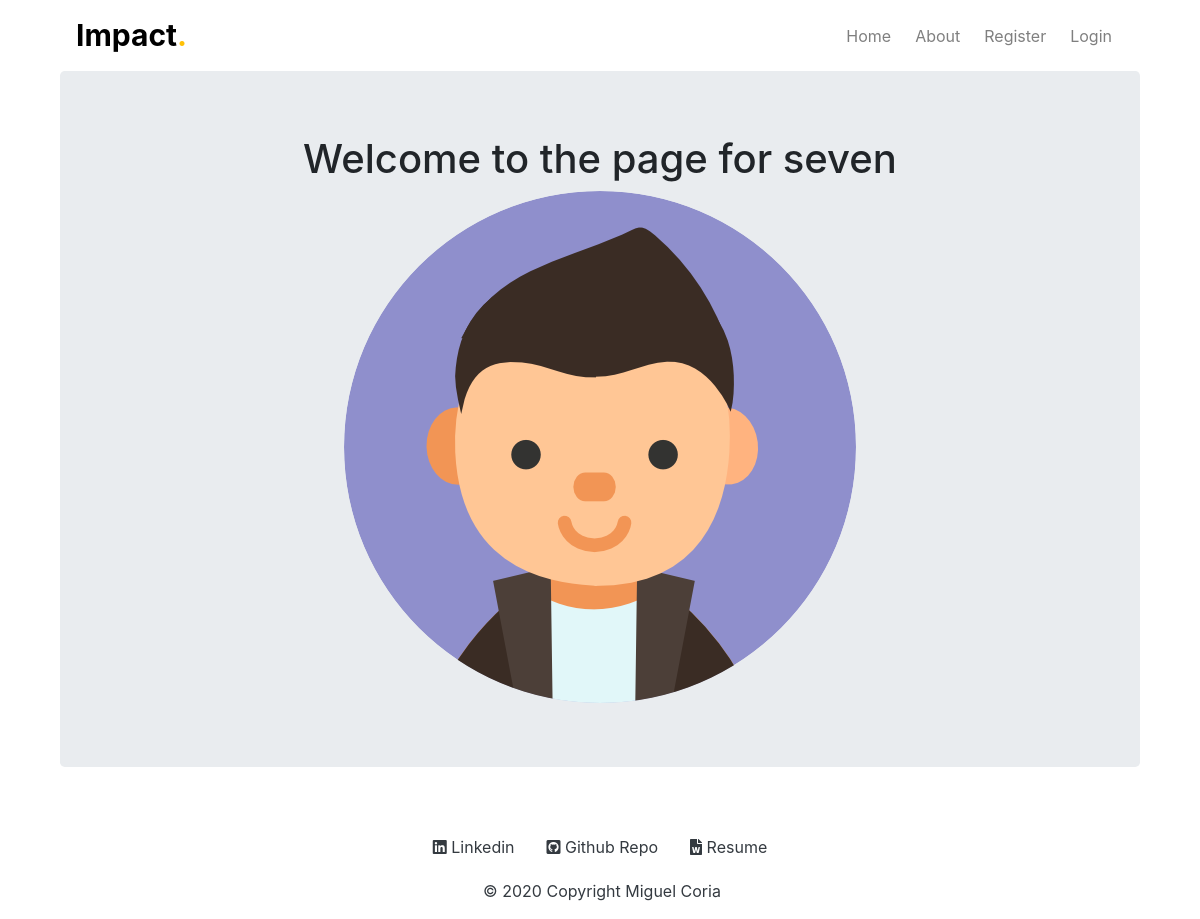
The app's page /seven, older data.
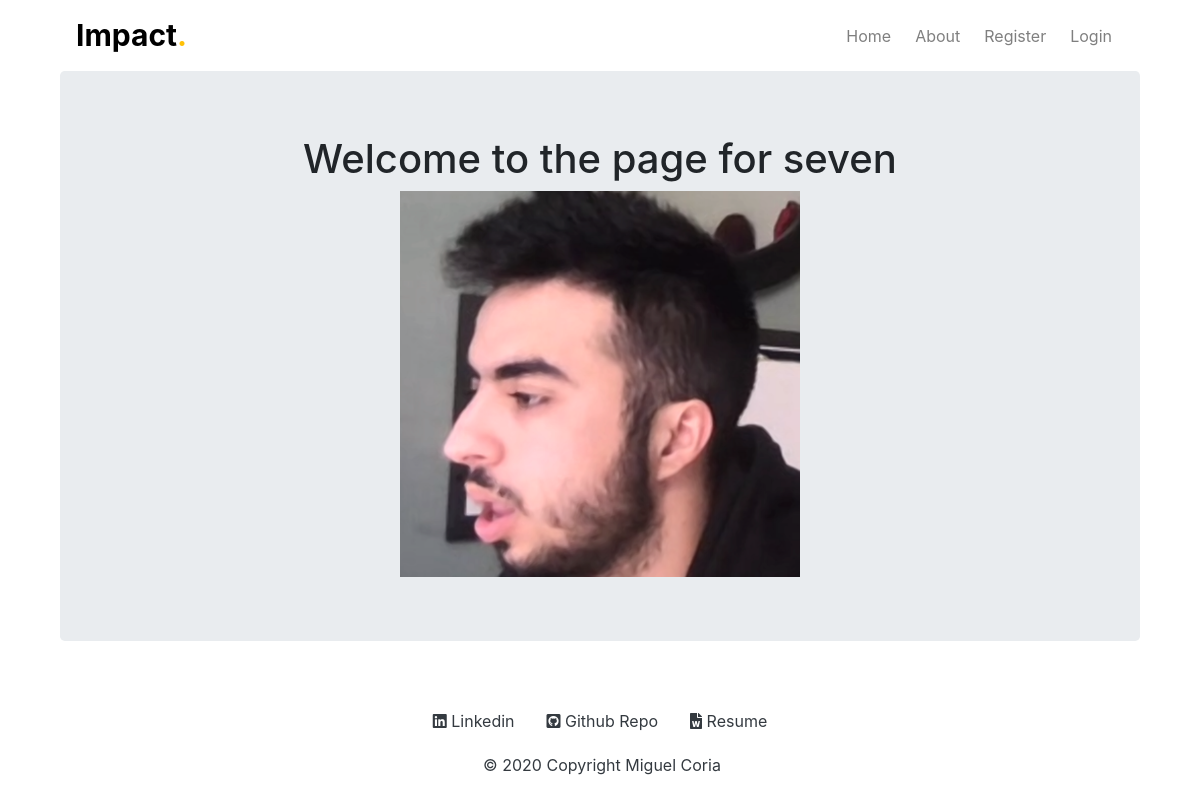
The same page, newer data.
### impact/models.py (models this page shows, shortened)
class User(db.Model,UserMixin):
    __tablename__ = 'users'
    id = db.Column(db.Integer, primary_key=True)
    profile_image = db.Column(db.String(64), nullable=False, default='default_profile.png')
    email = db.Column(db.String(64), unique=True, index=True)
    username = db.Column(db.String(64), unique=True, index=True)
    password_hash = db.Column(db.String(128))
    posts = db.relationship("Post", backref="author", lazy=True)

### impact/users/views.py (the view)
@users.route("/<username>")
def user_posts(username):
    page = request.args.get('page', 1, type=int)
    user = User.query.filter_by(username=username).first_or_404()
    posts = Post.query.filter_by(author=user).order_by(Post.date.desc()).paginate(page=page, per_page=5)
    return render_template(('user_posts.html'), posts=posts, user=user)

### impact/templates/user_posts.html (shortened to what this page needs)
{% extends "base.html" %}
{% block content %}
<div class="container">
  <div class="jumbotron">
    <div align='center'>
      <h1>Welcome to the page for {{user.username}}</h1>
      <img src="{{url_for('static',filename='profile_pics/'+user.profile_image)}}" >
    </div>
  </div>
</div>
{% endblock %}

### impact/templates/base.html (shortened to what this page needs)
<!DOCTYPE html>
<html lang="en">
<head>
    <link rel="stylesheet" href="https://use.fontawesome.com/releases/v5.15.2/css/all.css"
>
    <link rel="stylesheet" href="https://maxcdn.bootstrapcdn.com/bootstrap/4.0.0/css/bootstrap.min.css"
>
    <link rel="stylesheet" type="text/css" href="{{ url_for('static',filename='styles/main.css') }}">
</head>
<body style="background-color: #ffffff;">
    <div class="container" style="background-color: #ffffff;">
    <nav class="navbar navbar-expand-lg navbar-light" style="background-color: #ffffff;">
        <div class="container-fluid">
            <a class="navbar-brand font-weight-bold logo-text" href="/" style="color: #000000;" >Impact<span class="text-warning">.</span></a>
            <div class="collapse navbar-collapse" id="navbarSupportedContent">
                <ul class="navbar-nav ml-auto mb-2 mb-lg-0 ">
                    <li class="nav-item p-1" aria-current="true">
                        <a class="nav-link" aria-current="page" href="{{url_for('core.index')}}">Home</a>
                    </li>
                    <li class="nav-item p-1">
                        <a class="nav-link" href="{{url_for('core.about')}}">About</a>
                    </li>
                    {% if current_user.is_authenticated %}
                    <li class="nav-item p-1">
                        <a class="nav-link" href="{{ url_for('users.account')}}" >Account</a>
                    </li>
                    <li class="nav-item p-1">
                        <a class="nav-link" href="#" >Create Post</a>
                    </li>
                    <li class="nav-item p-1">
                        <a class="nav-link" href="{{ url_for('users.logout')}}" >Logout</a>
                    </li>
                    {% else %}
                    <li class="nav-item p-1">
                        <a class="nav-link" href="{{ url_for('users.register')}}" >Register</a>
                    </li>
                    <li class="nav-item p-1">
                        <a class="nav-link" href="{{ url_for('users.login')}}" >Login</a>
                    </li>
                    {% endif %}
                </ul>
            </div>
        </div>
    </nav>
    </div>
    <div class="container">
        {% block content %}
        {% endblock%}
    </div>
    <footer class="text-center text-lg-start container fluid">
        <div class="d-flex justify-content-center p-1" style="background-color: #ffffff;">
            <a class="text-dark m-3" href="https://www.linkedin.com/in/miguel-coria-273888130/"><i class="fab fa-linkedin"></i> Linkedin</a>
            <a class="text-dark m-3" href="https://github.com/miguelcoria94"><i class="fab fa-github-square"></i> Github Repo</a>
            <a class="text-dark m-3" href="https://docs.google.com/document/d/16_YpkY8Qy2cX0o2C9MWXYYrV6i9SFTaa2LbqC3lco7s/edit"><i class="fas fa-file-word"></i> Resume</a>
        </div>
        <p class="text-dark pl-1 text-center" href="https://mcoria.com/">© 2020 Copyright Miguel Coria</p>
    </footer>
</body>
</html>

### impact/static/styles/main.css (style rules this page uses)
.logo-text { font-size: 30px !important; }

Row changes from the older to the newer data that the page shows:
changed User "seven": profile_image: picture added in place of a placeholder
